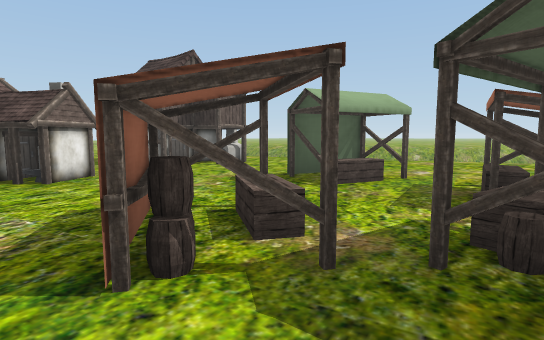
[1] (above)

20 first-person views from a walk through a scene from a Unity 3-D project. The camera is 1.5 m above the floor, tilts 6° down and sees 80° across. The floor is counted in squares, 2 m on a side. Each view is taken from the middle of a square. On the plan, view 1 faces up. The plan holds only what a view shows up to about 11 squares ahead; the rest is blank. The place goes on beyond the plan. Some surface patterns are stand-ins.

[2]
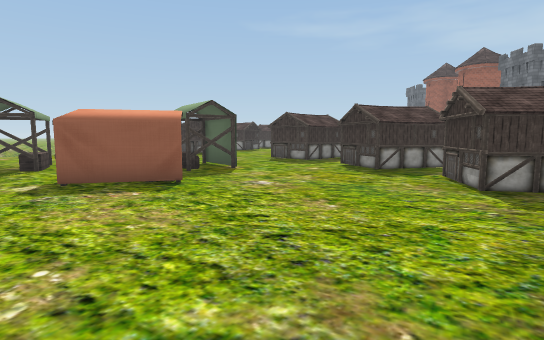

[3]
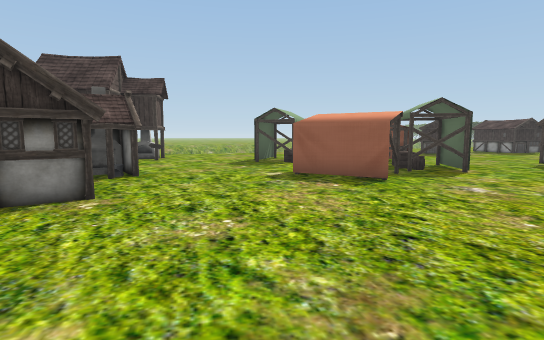

[4]
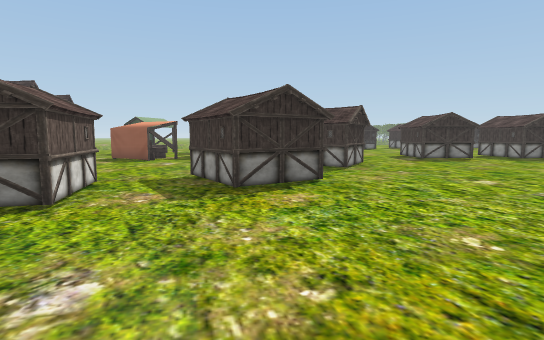

[5]
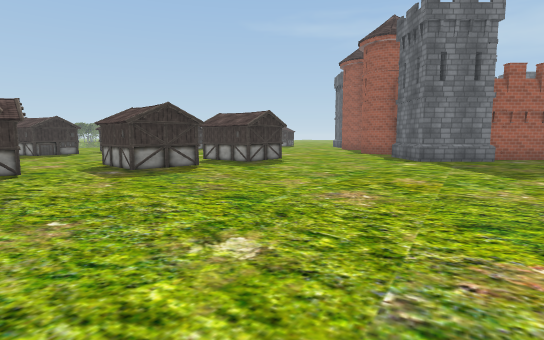

[6]
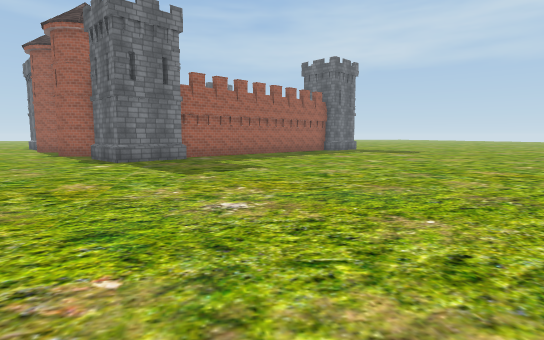

[7]
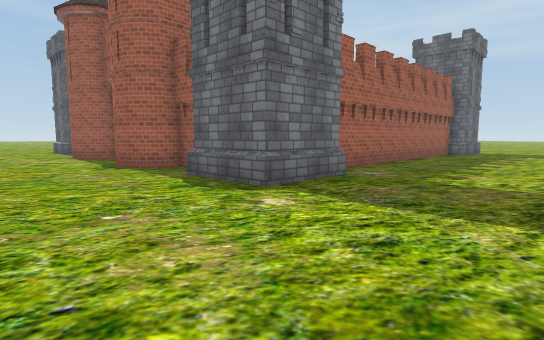

[8]
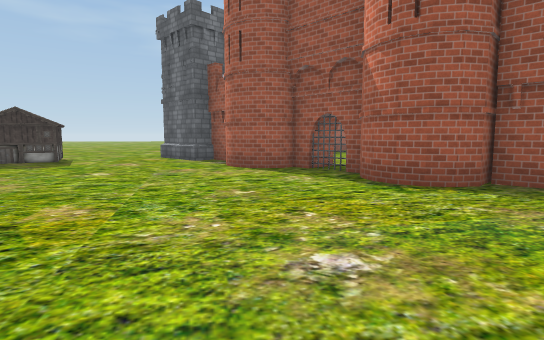

[9]
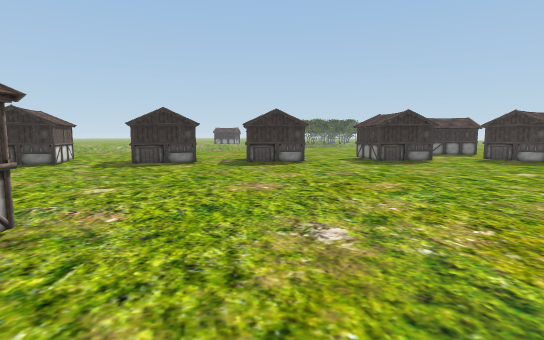

[10]
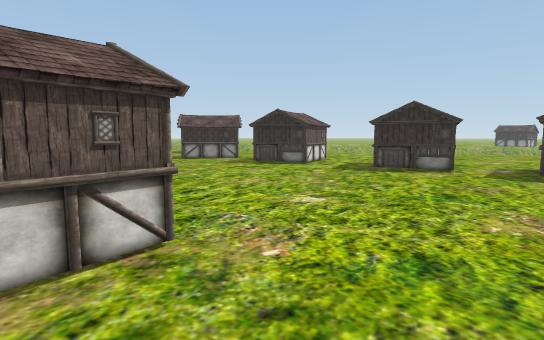

[11]
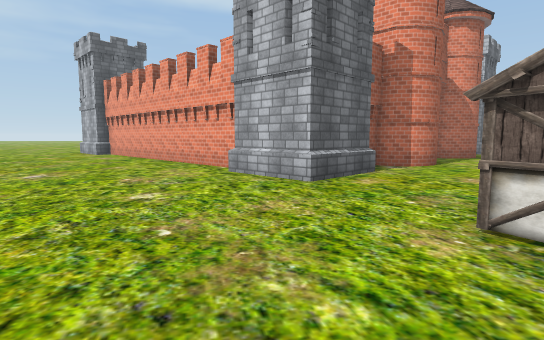

[12]
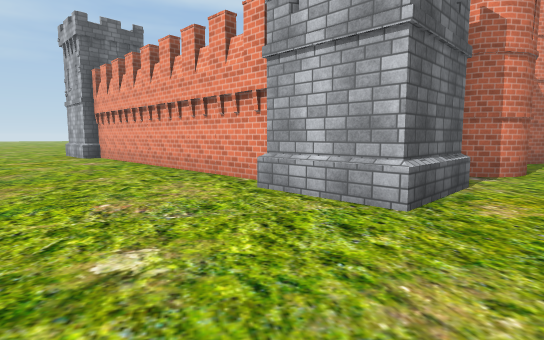

[13]
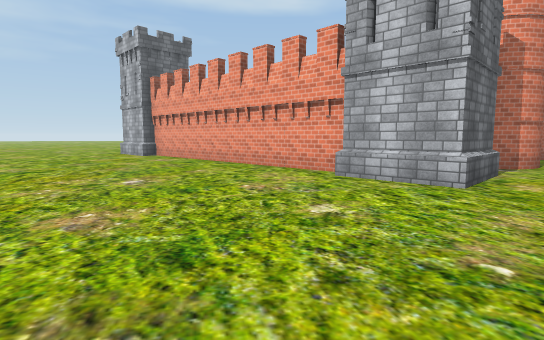

[14]
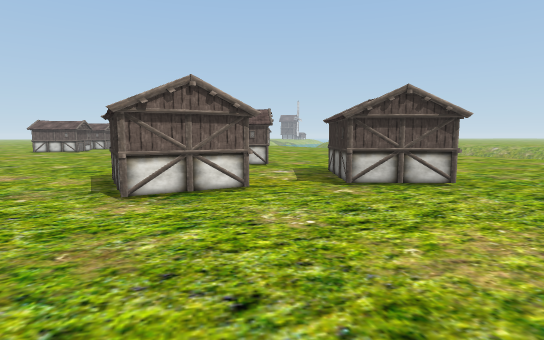

[15]
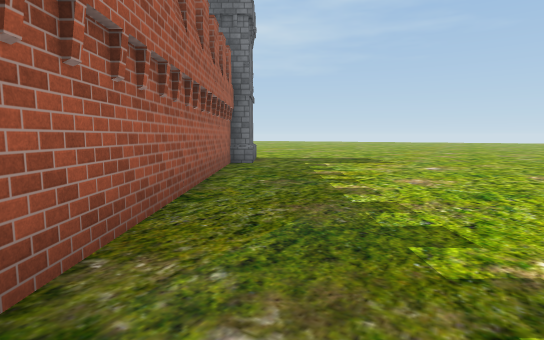

[16]
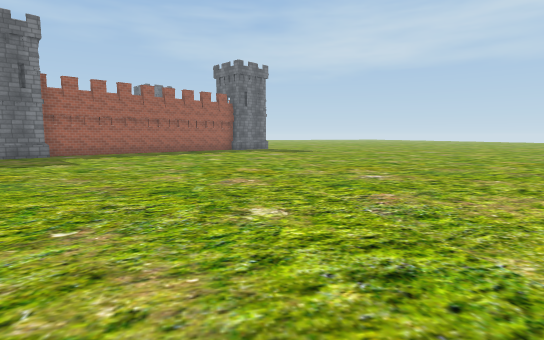

[17]
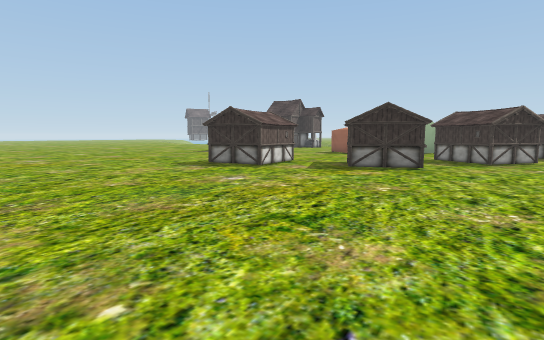

[18]
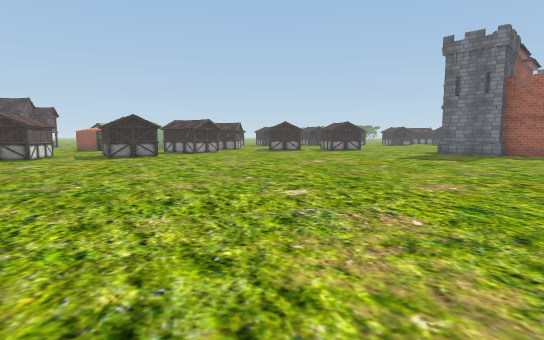

[19]
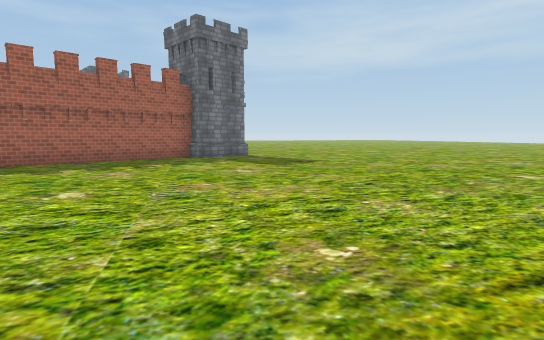

[20]
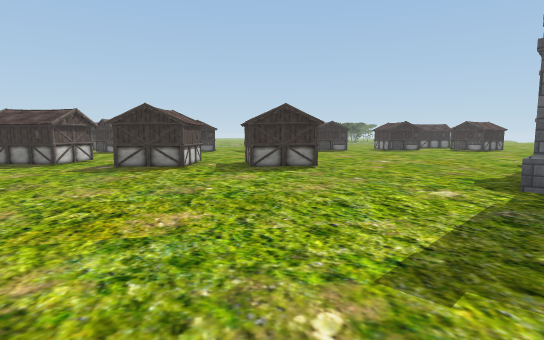

### Floor plan
Key: @ floor where view 1 was taken; # wall or solid block; x gap in a wall; . floor; = window, fence, low wall or low ledge; ^ raised ledge; T tower; O other object.
Columns run from 6 left of view 1 to 27 right of it. Each row starts with its distance up from view 1.
 11    O
 10   O.OO.   ..
  9    OO..  ....
  8   ...... ....
  7   ...........
  6  ##....##...
  5  ##....^##
  4 ##.......=#
  3 .....#=..#..  ##x  ..   ..    ...
  2 .....#x###.......##..  ...    ...
  1 ........#........##.  ...     ...
  0 ......@....#........# ...     ...
 -1 ..........###.......##.   ..   ..
 -2   #....##..#..........## ...   ..
 -3 .##.##.##....#.........#.....  ..
 -4 ..#.##..#...###..........###..##..
 -5 .............###.........##...##..
 -6 ..............###.................
 -7 ...............#............OO....
 -8 ............................OO....
 -9 ..................................
-10 ..................................
-11 ...............T...#...#..........
-12 ...............#  ###########.....
-13 ...............#            T.....
-14 ...............#           #......
-15 ...............#           #......
-16 ...............#           #......
-17  ..............#           #.....
-18   .............#           #.....
-19   .............#           #.....
-20   .............#           #.....
-21   .............#           #.....
-22   .............T           #T....

Positions as (right, up) in squares from view 1, and headings:
1: (0, 0), facing up
2: (-6, 0), facing right
3: (-6, -1), facing up-right
4: (-5, -8), facing up-right
5: (-1, -7), facing right
6: (-1, -8), facing down-right
7: (5, -8), facing down-right
8: (11, -6), facing down-right
9: (10, -9), facing up-right
10: (11, -8), facing up
11: (26, -8), facing down-left
12: (25, -10), facing down-left
13: (27, -10), facing down-left
14: (27, -10), facing up-left
15: (8, -13), facing down
16: (-5, -11), facing down-right
17: (-4, -12), facing up
18: (-6, -16), facing up-right
19: (-1, -16), facing down-right
20: (3, -12), facing up-right
